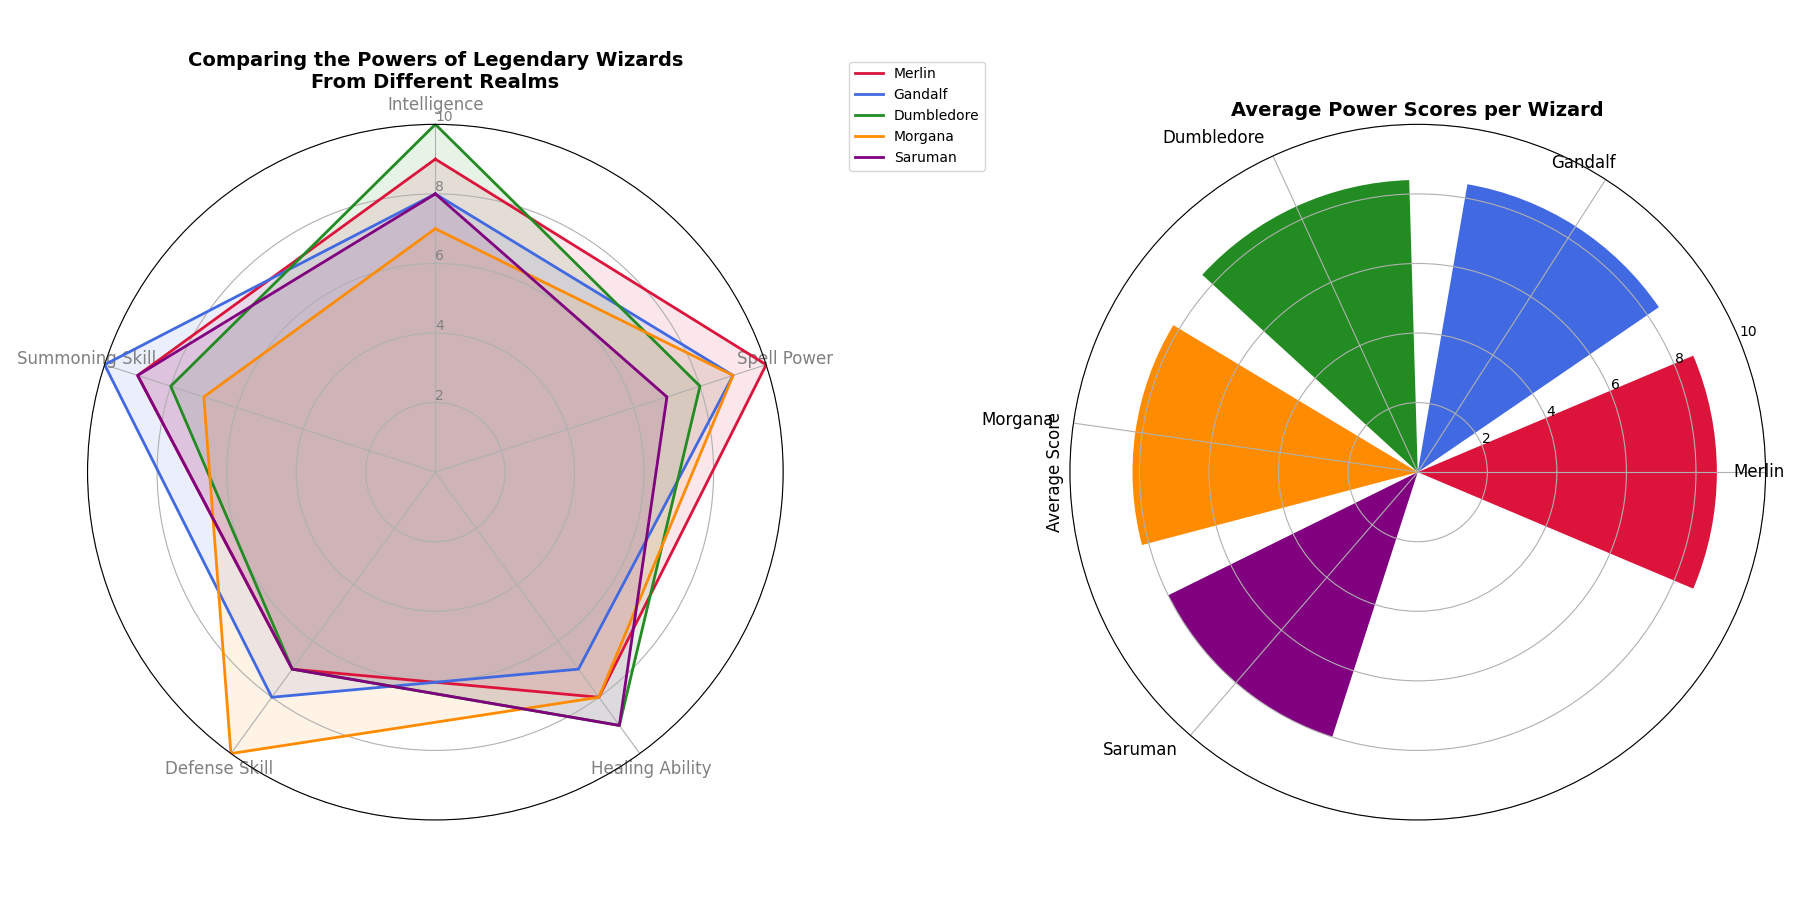

Source code (Python):
import numpy as np
import matplotlib.pyplot as plt

# Backstory: Comparing the Major Powers of Legendary Wizards from Different Realms
# Categories: Intelligence, Spell Power, Healing Ability, Defense Skill, Summoning Skill
categories = ['Intelligence', 'Spell Power', 'Healing Ability', 'Defense Skill', 'Summoning Skill']
num_vars = len(categories)

# Data for each wizard - Scores are out of 10
wizards = {
    'Merlin': [9, 10, 8, 7, 9],
    'Gandalf': [8, 9, 7, 8, 10],
    'Dumbledore': [10, 8, 9, 7, 8],
    'Morgana': [7, 9, 8, 10, 7],
    'Saruman': [8, 7, 9, 7, 9]
}

# Add the first score to the end to close the circle for the radar chart
for wizard in wizards:
    wizards[wizard] += wizards[wizard][:1]

# Calculate angle for each category
angles = np.linspace(0, 2 * np.pi, num_vars, endpoint=False).tolist()
angles += angles[:1]

# Create figure with subplots
fig, axs = plt.subplots(1, 2, figsize=(18, 9), subplot_kw={'polar': True})

# Radar chart for detailed comparison
ax = axs[0]
ax.set_theta_offset(np.pi / 2)
ax.set_theta_direction(-1)
ax.set_xticks(angles[:-1])
ax.set_xticklabels(categories, color='grey', size=12)
ax.set_rlabel_position(0)
ax.set_yticks([2, 4, 6, 8, 10])
ax.set_yticklabels(["2", "4", "6", "8", "10"], color="grey", size=10)
ax.set_ylim(0, 10)

colors = ['crimson', 'royalblue', 'forestgreen', 'darkorange', 'purple']

for i, (wizard, score) in enumerate(wizards.items()):
    ax.plot(angles, score, linewidth=2, linestyle='solid', label=wizard, color=colors[i])
    ax.fill(angles, score, color=colors[i], alpha=0.1)

ax.set_title("Comparing the Powers of Legendary Wizards\nFrom Different Realms", size=14, weight='bold')

# Bar chart for average scores
ax2 = axs[1]
average_scores = {wizard: np.mean(wizards[wizard][:-1]) for wizard in wizards}
ax2.bar(average_scores.keys(), average_scores.values(), color=colors)
ax2.set_ylim(0, 10)
ax2.set_title("Average Power Scores per Wizard", size=14, weight='bold')
ax2.set_ylabel('Average Score', size=12)
ax2.set_xticklabels(average_scores.keys(), rotation=45, ha='right', fontsize=12)

# Add legend
ax.legend(loc='upper right', bbox_to_anchor=(1.3, 1.1), fontsize=10)

# Adjust layout
plt.tight_layout()

# Display the plot
plt.show()
